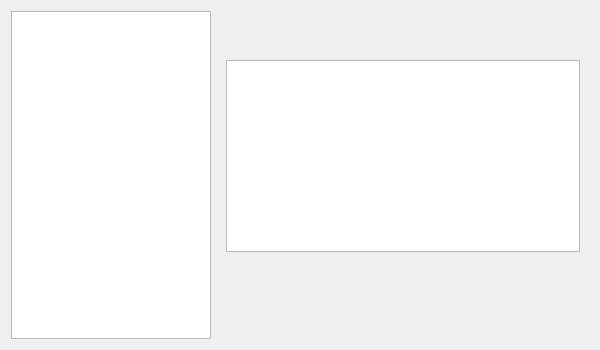
<?xml version="1.0" encoding="UTF-8"?>
<ui version="4.0">
 <class>PairingInfoDialog</class>
 <widget class="QDialog" name="PairingInfoDialog">
  <property name="minimumSize">
   <size>
    <width>600</width>
    <height>350</height>
   </size>
  </property>
  <property name="windowTitle">
   <string>About Pairing Systems</string>
  </property>
  <property name="class" stdset="0">
   <string>PairingInfoDialog</string>
  </property>
  <layout class="QHBoxLayout" name="main_layout">
   <item>
    <widget class="QListWidget" name="toc">
     <property name="maximumSize">
      <size>
       <width>200</width>
       <height>16777215</height>
      </size>
     </property>
     <property name="class" stdset="0">
      <string>PairingInfoToc</string>
     </property>
     <property name="selectionMode">
      <enum>QAbstractItemView::SingleSelection</enum>
     </property>
    </widget>
   </item>
   <item>
    <widget class="QWidget" name="details_widget">
     <layout class="QVBoxLayout" name="details_layout">
      <item>
       <widget class="QLabel" name="title_label">
        <property name="class" stdset="0">
         <string>PairingInfoTitle</string>
        </property>
       </widget>
      </item>
      <item>
       <widget class="QLabel" name="desc_label">
        <property name="class" stdset="0">
         <string>PairingInfoDescription</string>
        </property>
        <property name="wordWrap">
         <bool>true</bool>
        </property>
       </widget>
      </item>
      <item>
       <widget class="QTextBrowser" name="html_details">
        <property name="class" stdset="0">
         <string>PairingInfoDetails</string>
        </property>
        <property name="openExternalLinks">
         <bool>true</bool>
        </property>
       </widget>
      </item>
      <item>
       <spacer name="details_stretch">
        <property name="orientation">
         <enum>Qt::Vertical</enum>
        </property>
        <property name="sizeHint" stdset="0">
         <size>
          <width>20</width>
          <height>40</height>
         </size>
        </property>
       </spacer>
      </item>
     </layout>
    </widget>
   </item>
  </layout>
 </widget>
 <resources/>
 <connections/>
</ui>
